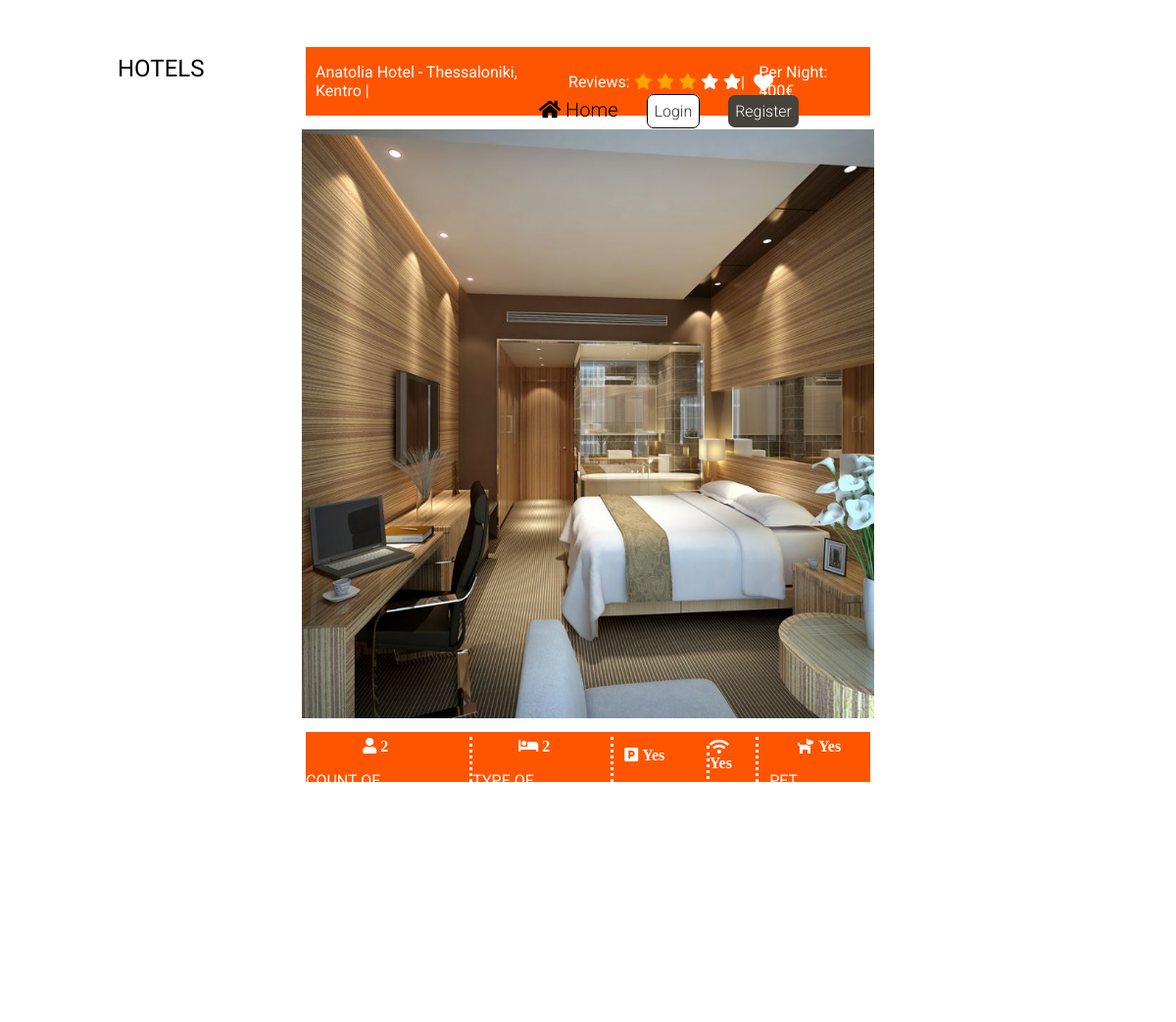
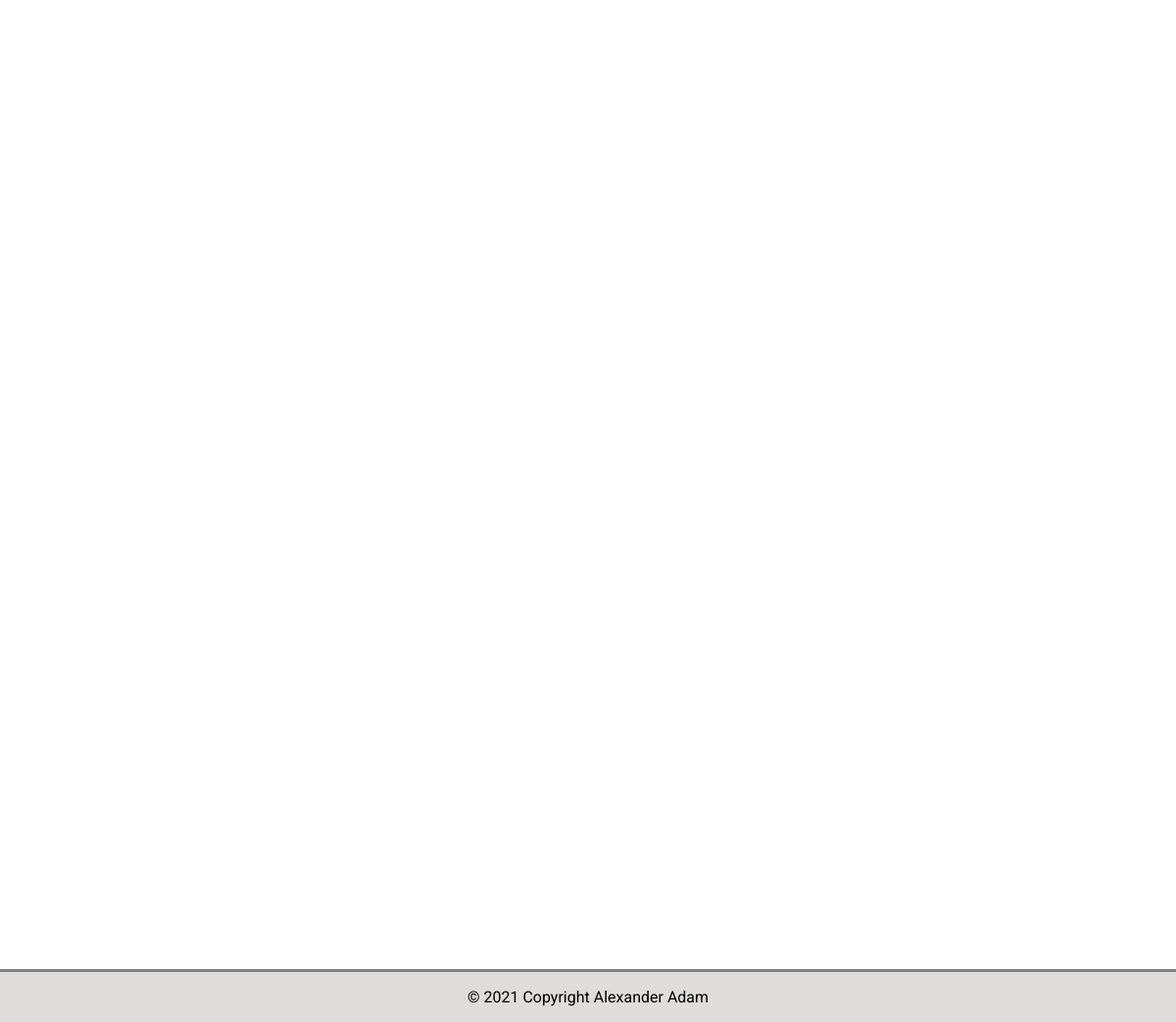
Screenshot of /hotel_app/public/room.php?room_id=5 with the database file from the repository (2 pictures, top to bottom).
### tables this page shows
CREATE TABLE `room` (
  `room_id` int(10) UNSIGNED NOT NULL,
  `type_id` int(10) UNSIGNED NOT NULL,
  `name` varchar(250) NOT NULL,
  `city` varchar(250) NOT NULL,
  `area` varchar(250) NOT NULL,
  `photo_url` varchar(250) NOT NULL,
  `count_of_guests` int(10) UNSIGNED NOT NULL,
  `price` int(10) UNSIGNED NOT NULL,
  `address` varchar(250) NOT NULL,
  `location_lat` decimal(10,7) NOT NULL,
  `location_long` decimal(10,7) NOT NULL,
  `description_short` varchar(250) NOT NULL,
  `description_long` text NOT NULL,
  `parking` tinyint(1) NOT NULL,
  `wifi` tinyint(1) NOT NULL,
  `pet_friendly` tinyint(1) NOT NULL,
  `avg_reviews` decimal(10,7) DEFAULT NULL,
  `count_reviews` int(10) UNSIGNED DEFAULT 0,
  `created_time` timestamp NOT NULL DEFAULT current_timestamp(),
  `updated_time` timestamp NOT NULL DEFAULT current_timestamp() ON UPDATE current_timestamp()
);

### hotel_app/boot/boot.php (called while the page is built, shortened)
<?php
spl_autoload_register(function ($class) {
    $class = str_replace("\\","/", $class);
});

### hotel_app/app/Hotel/Room.php (called while the page is built, shortened)
<?php
class Room extends BaseService
{
    public function get($roomId)
    {
        $parameters = [
            ':room_id' => $roomId,
        ];
        return $this->fetch('SELECT * FROM room WHERE room_id = :room_id', $parameters);
    }
}

### hotel_app/app/Hotel/BaseService.php (called while the page is built, shortened)
<?php
class BaseService
{
    private static $pdo;
    protected function initializePdo()
    {
        if (!empty(self::$pdo)){
            return;
        }
        $config = Configuration::getInstance();
        $databaseConfig = $config->getConfig()['database'];
        try{
        self::$pdo = new PDO(sprintf('mysql:host=%s;dbname=%s;charset=UTF8',
        $databaseConfig['host'],$databaseConfig['database']),$databaseConfig['user'],
        $databaseConfig['password'],
        [PDO::MYSQL_ATTR_INIT_COMMAND => "SET NAMES 'UTF8'"]);
        } catch (\PDOException $ex){
            throw new \Exception(sprintf('Could not connect to database. Error: %s', $ex->getMessage()));
        }
    }
    protected function fetch($sql, $parameters = [], $type = PDO::FETCH_ASSOC)
    {
        $statement = $this->getPdo()->prepare($sql);
        $status = $statement->execute($parameters);
        return $statement->fetch($type);
    }
    protected function getPdo()
    {
        return self::$pdo;
    }
}

### hotel_app/app/Hotel/User.php (called while the page is built, shortened)
<?php
class User extends BaseService
{
    private static $currentUserId;
    public static function getCurrentUserId()
    {
        return self::$currentUserId;
    }
}

### hotel_app/app/Hotel/Favorite.php (called while the page is built, shortened)
<?php
class Favorite extends BaseService
{
    public function isFavorite($roomId, $userId)
    {
        $parameters = [
            ':room_id' => $roomId,
            ':user_id' => $userId,
        ];
      $favorite =  $this->fetch('SELECT * FROM favorite WHERE room_id = :room_id AND user_id = :user_id', $parameters);
      return !empty($favorite);
    }
}

### hotel_app/public/room.php (the view, shortened to what this page needs)
<?php
    require __DIR__.'/../boot/boot.php';
    $room = new Room();
    $favorite = new Favorite();
    $roomId = $_REQUEST['room_id'];
    $roomInfo = $room->get($roomId);
    $userId = User::getCurrentUserId();
    $isFavorite = $favorite->isFavorite($roomId, $userId);
?>
<!DOCTYPE html>
<html lang="en">
<head>
    <link href="https://api.mapbox.com/mapbox-gl-js/v2.6.1/mapbox-gl.css" rel="stylesheet">
</head>
 <body>
    <header>
    <div class="container-header">
            <div class="header-logo">
                <p >HOTELS</p>
            </div>
            <div class="menu-bar">
            <ul>
                    <li>
                        <a href="../public/index.php" class="home-link">
                        <i class="fas fa-home"></i>
                            Home
                        </a>
                    </li>
                    <?php
                        if (empty($userId)) {
                    ?>
                    <li>
                        <a href="../public/login.php" class="login-link">
                            Login
                        </a>
                    </li>
                    <li>
                        <a href="../public/register.php" class="register-link">
                            Register
                        </a>
                    </li>
                    <?php
                        }
                    ?>
                </ul>
            </div>
        </div>
    </header>
    <main>
        <section class="main-container">
            <section class="head-info">
                <div class="hotel-name-reviews">
                    <p class="name-text"> <?php echo sprintf('%s - %s, %s', $roomInfo['name'], $roomInfo['city'], $roomInfo['area'])?> | <p>
                </div>
                <div class="title-reviews">
                    <span>Reviews:</span>
                    <?php
                        $roomAvgReview = $roomInfo['avg_reviews'];
                        for ($i = 1; $i <=5; $i++) {
                            if ($roomAvgReview >= $i) {
                                ?>
                                <span class="fa fa-star checked"></span>
                                <?php
                            } else {
                                ?>
                                <span class="fa fa-star"></span>
                                <?php
                            }
                        }
                    ?>
                    |
                </div>
                <div class="title-reviews" id="favorite">
                    <form name = "favoriteForm" method = "POST"  class = "favoriteForm" action = "actions/favorite.php">
                            <button type="submit" class="fa fa-heart star <?php echo $isFavorite  ? 'selected' : ''; ?>" id="fav"></button>
                    </form>
                </div>
                <div class="money-text">Per Night: <?php echo $roomInfo['price'] ?>&euro; </div>
            </section>
            <div class="hotel-img">
                <img src="assets/images/<?php echo $roomInfo['photo_url'] ?>" alt="room image">
            </div>
            <section class="more-hotel-information">
                <div class="num-of-guests">
                    <i class="fas fa-user"> <?php echo sprintf('%s', $roomInfo['count_of_guests'])?> </i>
                    <p> COUNT OF GUESTS </p>
                </div>
                <div class="room-type">
                    <i class="fas fa-bed"> <?php echo sprintf('%s', $roomInfo['type_id'])?> </i>
                    <p> TYPE OF ROOM </p>
                </div>
                <div class="hotel-parking">
                    <i class="fas fa-parking"> <?php echo sprintf('%s', $roomInfo['parking'] == 1 ? 'Yes' : 'No')?></i>
                    <p> PARKING </p>
                </div>
                <div class="hotel-wifi">
                    <i class="fas fa-wifi"> <?php echo sprintf('%s', $roomInfo['wifi'] == 1 ? 'Yes' : 'No')?> </i>
                </div>
                <div class="pet-friendly">
                    <i class="fas fa-dog"> <?php echo sprintf('%s', $roomInfo['pet_friendly'] == 1 ? 'Yes' : 'No')?> </i>
                    <p > PET FRIENDLY </p>
                </div>
            </section>
        </section>
    </main>
    <footer>
        <p> &copy; 2021 Copyright Alexander Adam </p>
    </footer>
    <link rel="stylesheet" type="text/css" href="assets/css/style-room.css">
    <link  href="assets/css/fontawesome.min.css" rel="stylesheet">
    <link rel="stylesheet" href="//code.jquery.com/ui/1.13.0/themes/base/jquery-ui.css">
 </body>
</html>

### hotel_app/public/assets/css/style-room.css (style rules this page uses)
html { position: absolute; margin: 0; padding: 0; left: 0; right: 0; top: 0; bottom: 0; background: #fff; font-family: 'Roboto', sans-serif; font-weight: 400; overflow: auto; height: auto; }
body { margin: 0; padding: 0; background: #fff; font-family: 'Roboto', sans-serif; font-weight: 400; height: auto; }
body > header ul li { text-decoration: none; list-style-type: none; display: inline-block; }
a { font-weight: 300; text-decoration: none; list-style-type: none; color: black; }
ul li { text-decoration: none; list-style-type: none; }
img { width: 90%; height: 100%; }
header .header-logo { font-weight: 400; font-size: x-large; }
.container-header { position: fixed; top: 0; width: 100%; z-index: 99999; display: flex; align-items: center; }
li { margin-right: 25px; }
.home-link { font-size: 20px; }
.login-link { border-radius: 7px; padding: 7px; color: #333; background: #fff; border: 1px solid black; }
.register-link { background: #46423c; color: #fff; border-radius: 7px; padding: 7px; }
.menu-bar { margin-left: auto; margin-right: 15%; }
.header-logo { padding-left: 10%; font-weight: 400; }
header ul { list-style: none; }
.main-container { display: flex; flex-direction: column; align-items: center; margin-left: auto; margin-right: auto; width: 60%; height: 750px; margin-top: 2%; overflow-y: auto; }
.head-info { display: flex; align-items: center; background: #ff5500; width: 80%; color: #fff; }
.hotel-name-reviews { display: flex; }
.title-reviews { display: flex; align-items: center; margin-left: 1%; }
.fa-star { margin-left: 3%; }
.checked { color: orange; }
.name-text { margin-left: 10px; }
.star { font-size: 20px; margin-left: 65%; cursor: pointer; border: none; background-color: #ff5500; color: #fff; margin-top: 3px; }
.money-text { margin-left: auto; margin-right: 1.5%; }
.hotel-img { margin-right: auto; margin-left: auto; display: flex; justify-content: center; margin-top: 2%; }
.more-hotel-information { display: flex; justify-content: space-around; align-items: center; margin-top: 2%; background: #ff5500; width: 80%; padding-top: 5px; color: #fff; }
.num-of-guests { border-right: dotted; padding: 0 5% 0 0; }
.fa-user { margin-left: 42%; }
.room-type { border-right: dotted; padding: 0 5% 0 0; }
.fa-bed { margin-left: 42%; }
.hotel-parking { border-right: dotted; padding: 0 5% 0 0; }
.fa-parking { margin-left: 17%; }
.pet-friendly { border-left: dotted; padding: 0 0 0 2%; }
.fa-dog { margin-left: 27%; }
@media (max-width: 1322px) { .menu-bar { margin-right: 30%; } }
@media (max-width: 1322px) { .menu-bar { margin-top: 7%; } }
body > footer { background-color: #dfdcdc;; bottom: 0; position: fixed; width: 100%; text-align: center; border-top: 3px solid #808080; }

### rows the page displays
room: name "Anatolia Hotel", city "Thessaloniki", area "Kentro", avg_reviews 3 (drawn), price "400", photo_url (picture), count_of_guests "2", type "2", parking "Yes", wifi "Yes", pet_friendly "Yes"
